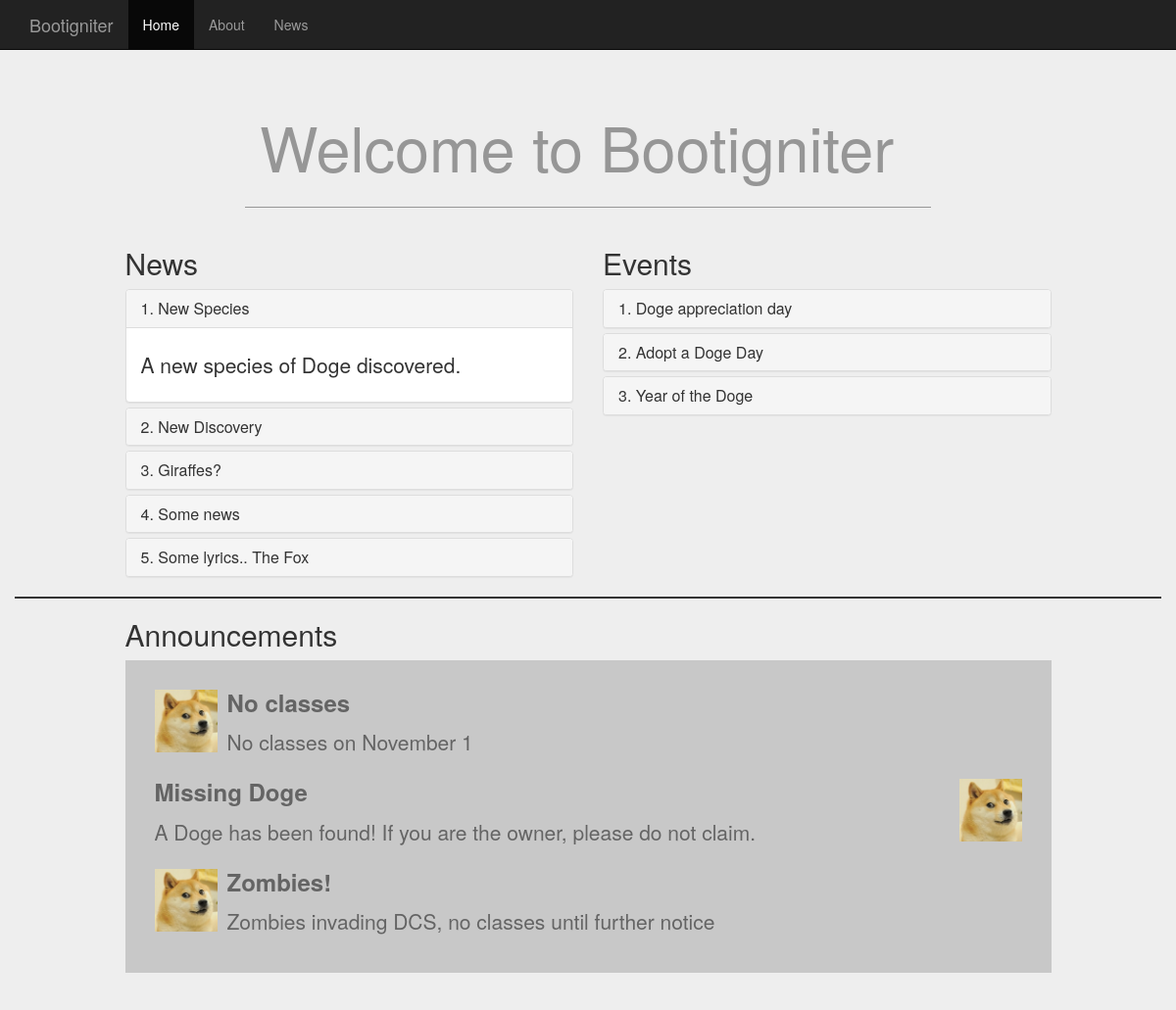
The page / on the database its author committed.
### tables this page shows
CREATE TABLE News (
id INT(3) AUTO_INCREMENT NOT NULL,
title VARCHAR(30) NOT NULL,
content TEXT NOT NULL,
PRIMARY KEY(id));

CREATE TABLE Events (
id INT(3) AUTO_INCREMENT NOT NULL,
title VARCHAR(30) NOT NULL,
content TEXT NOT NULL,
PRIMARY KEY(id));

CREATE TABLE Announcements (
id INT(3) AUTO_INCREMENT NOT NULL,
title VARCHAR(30) NOT NULL,
content TEXT NOT NULL,
PRIMARY KEY(id));

### application/controllers/main.php (called while the page is built, shortened)
<?php
class Main extends CI_Controller {
	public function __construct(){
		$this->load->model("main_model");
	}
	public function index(){
		$data['title'] = "Home";
		$data['news'] = $this->main_model->get_news();
		$data['events'] = $this->main_model->get_events();
		$data['announcements'] = $this->main_model->get_announcements();
		$this->load->view("include/head", $data);
		$this->load->view("home", $data);
		$this->load->view("include/foot");
	}
}

### index.php (called while the page is built, shortened)
<?php
require_once BASEPATH.'core/CodeIgniter.php';

### application/models/main_model.php (called while the page is built, shortened)
<?php
class Main_model extends CI_Model{
	public function get_news(){
		$result = $this->db->query("SELECT * FROM News");
		return $result->result_array();
	}
	public function get_announcements(){
		$result = $this->db->query("SELECT * FROM Announcements");
		return $result->result_array();
	}
	public function get_events(){
		$result = $this->db->query("SELECT * FROM Events");
		return $result->result_array();
	}
}

### application/views/home.php (the view, shortened to what this page needs)
 <body>
   <div class="navbar navbar-inverse navbar-fixed-top">
     <div class="container">
       <div class="navbar-header">
         <a class="navbar-brand navbar-right" href="#">Bootigniter</a>
       </div>
       <div class="collapse navbar-collapse">
         <ul class="nav navbar-nav">
           <li class="active"><a href="#">Home</a></li>
           <li><a href="#about">About</a></li>
           <li><a href="#contact">News</a></li>
         </ul>
       </div>
     </div>
   </div>
   <div class="jumbotron">
	<div class="container head-container">
	<h1>Welcome to Bootigniter</h1>
	</div>
	<div class ="row NEContainer">
		<div class="col-md-5 col-md-offset-1">
			<h2 id="NewsH">News</h2>
			<div class="panel-group" id="NewsP">
				<?php
					$ct = 1;
					if(count($news)>0){
						foreach ($news as $n){
							echo "<div class='panel panel-default'>\n";
							echo "<div class='panel-heading'>\n";
							echo "<h2 class='panel-title'>";
							echo "<a data-toggle='collapse' data-parent='#NewsP' href='#collapse".$n['id']."'>\n";
							echo $ct.". ".$n['title']."\n";
							echo "</a>\n";
							echo "</h2>\n";
							echo "</div>\n";
							echo "<div id='collapse".$n['id']."' class='panel-collapse collapse";
							if($ct == 1){
								echo " in'>\n";
							}
							else{
								echo "'>\n";
							}
							echo "<div class='panel-body'>\n";
							echo $n['content']."\n";
							echo "</div>\n";
							echo "</div>\n";
							echo "</div>\n";
							$ct+=1;
						}
					}
					else{
						echo "<img src='".base_url('img/DOGE.png')."'>";
						echo "<div class='alert alert-info'>There are no news to display</div>";
					}
				?>
			</div>
		</div>
		<div class="col-md-5">
			<h2 id="EventsH">Events</h2>
			<div class="panel-group" id="EventsP">
				<?php
					$ct = 1;
					if(count($events)>0){
						foreach ($events as $n){
							echo "<div class='panel panel-default'>\n";
							echo "<div class='panel-heading'>\n";
							echo "<h2 class='panel-title'>";
							echo "<a data-toggle='collapse' data-parent='#EventsP' href='#Ecollapse".$n['id']."'>\n";
							echo $ct.". ".$n['title']."\n";
							echo "</a>\n";
							echo "</h2>\n";
							echo "</div>\n";
							echo "</div>\n";
							$ct+=1;
						}
					}
					else{
						echo "<img src='".base_url('img/DOGE.png')."'>";
						echo "<div class='alert alert-info'>There are no events to display</div>";
					}
				?>
			</div>
		</div>
	</div>
	<div class = "row">
		<div class = "col-md-10 col-md-offset-1">
			<h2>Announcements</h2>
			<?php
				if(count($announcements) != 0){
					echo "<ul class='media-list media-container'>";
					$ct = 1;
					foreach ($announcements as $a){
						echo "<li class='media'>";
						echo "<a class='";
						if($ct%2 == 1){
							echo "pull-left";
						}
						else{
							echo "pull-right";
						}
						echo "' href='#'>";
						echo "<img class='media-object' src='".base_url("img/DOGE.png")."' alt='".$ct."' width='64' heigth='64'></img>";
						echo "</a>";
						echo "<div class='media-body'>";
						echo "<h3 class='media-heading'>".$a['title']."</h3>";
						echo $a['content'];
						echo "</div>";
						echo "</li>";
						$ct++;
					}
					echo "</ul>";
				}
				else{
					echo "<div class='alert alert-warning'>There are no announcements to display</div>";
				}
			?>
		</div>
	</div>
</div>

### application/views/include/head.php (shortened to what this page needs)
<!DOCTYPE html>
<html lang="en">
  <head>
    <link href="<?php echo base_url("css/bootstrap.css")?>" rel="stylesheet">
    <link href="<?php echo base_url("css/style.css")?>" rel="stylesheet">
  </head>

### application/views/include/foot.php (shortened to what this page needs)
  </body>
</html>

### css/style.css (style rules this page uses)
body { padding-top: 50px; }
.head-container { max-width: 700px; border-bottom-width: 1px; border-bottom-style: solid; padding-bottom: 20px; margin-bottom: 20px; color: rgba(150, 150, 150, 1); }
.NEContainer { padding-bottom: 20px; border-width: 2px; border-bottom-style: solid; }
.media-heading { font-weight: bold; }
.media-container { background: rgba(200, 200, 200, 1); color: rgba(100, 100, 100, 1); padding: 30px; margin-left: 0px; }

### rows shown on the page
news: title "New Species", content "A new species of Doge discovered."
news: title "New Discovery"
news: title "Giraffes?"
news: title "Some news"
news: title "Some lyrics.. The Fox"
events: title "Doge appreciation day"
events: title "Adopt a Doge Day"
events: title "Year of the Doge"
announcements: title "No classes", content "No classes on November 1"
announcements: title "Missing Doge", content "A Doge has been found! If you are the owner, please do not claim."
announcements: title "Zombies!", content "Zombies invading DCS, no classes until further notice"
